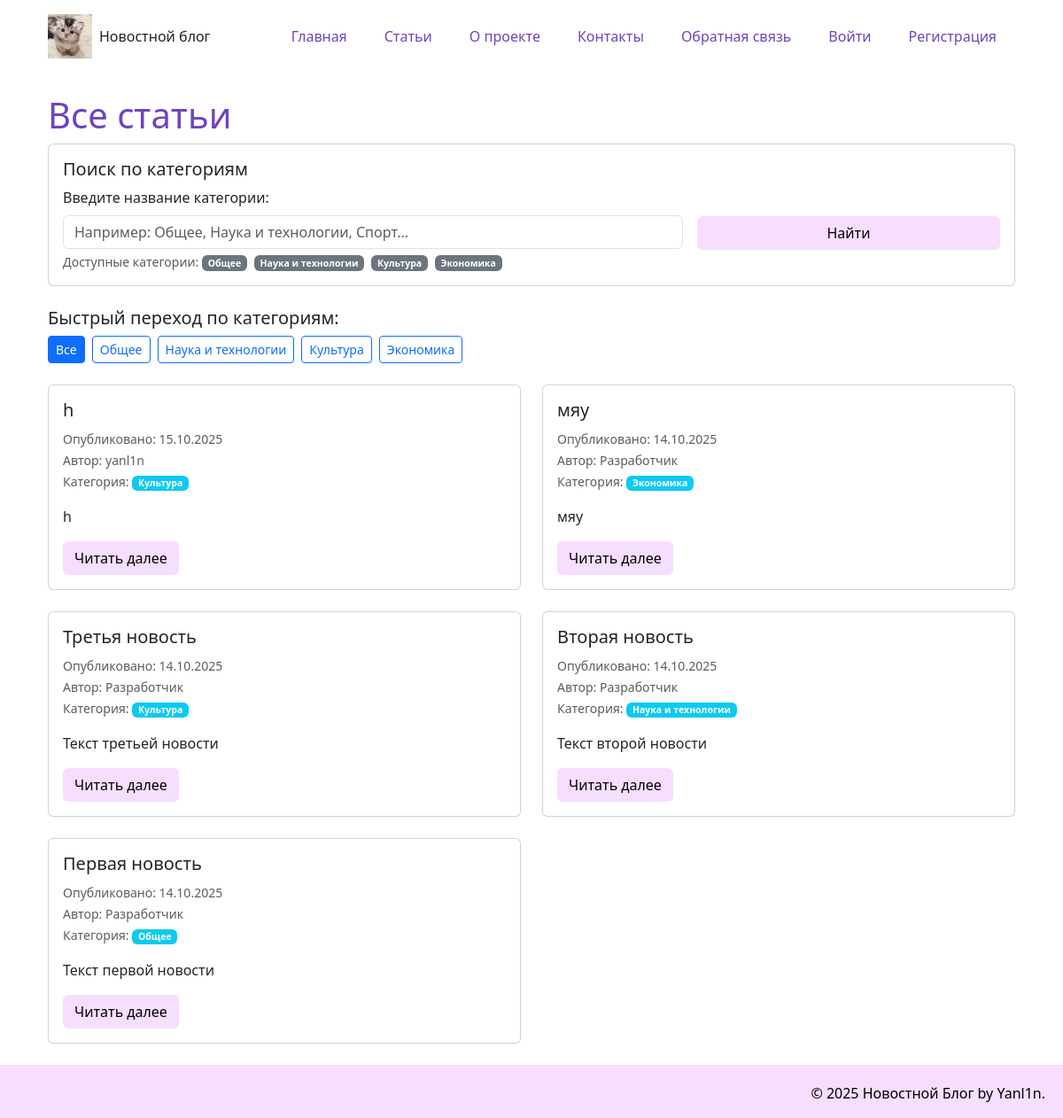
Page /articles on the earlier database version.
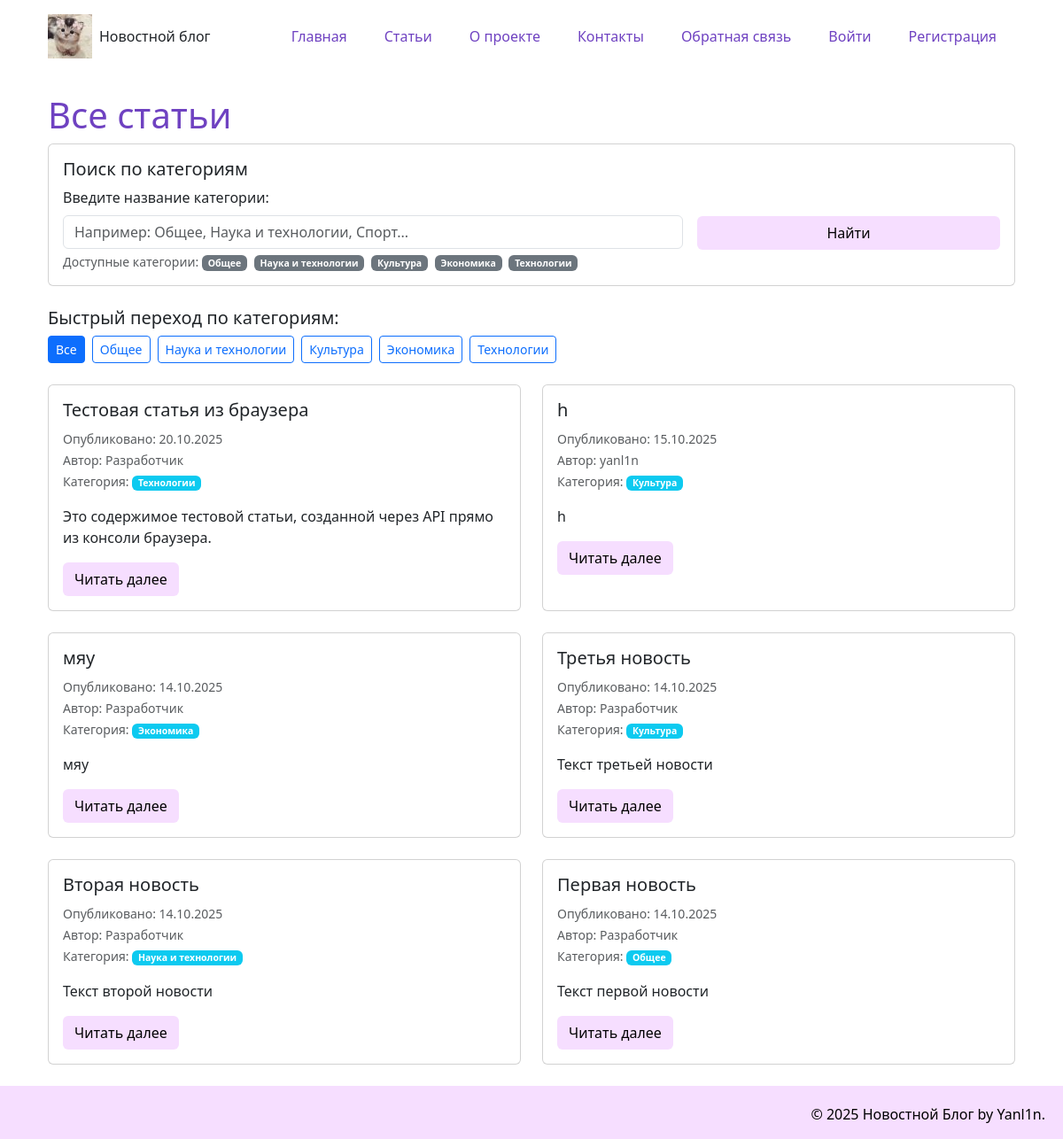
Same page on the later database version.
### models.py (models this page shows, shortened)
class Article(data_base.Model):
    __tablename__= "article"
    id = data_base.Column(data_base.Integer, primary_key = True)
    title = data_base.Column(data_base.String(200), nullable=False)
    text = data_base.Column(data_base.Text, nullable=False)
    date = data_base.Column(data_base.DateTime, default=datetime.utcnow)
    user_id = data_base.Column(data_base.Integer, data_base.ForeignKey('user.id'), nullable=False)
    category = data_base.Column(data_base.String(50), default='Общая')
    comment = data_base.relation('Comment', backref='article', lazy='dynamic')

class User(UserMixin, data_base.Model):
    __tablename__= "user"
    id = data_base.Column(data_base.Integer, primary_key = True)
    name = data_base.Column(data_base.String(100), nullable=False)
    email = data_base.Column(data_base.String(100), nullable=False)
    hashed_password = data_base.Column(data_base.String(200), nullable=False)
    date = data_base.Column(data_base.DateTime, default=datetime.utcnow)
    articles = data_base.relationship('Article', backref='author', lazy=True)

### app.py (the view)
@app.route("/articles")
@app.route("/articles/<category>")
def articles_list(category=None):
    if category is None:
        category = request.args.get('category', '').strip()
    if category:
        category = unquote(category)
    categories = data_base.session.query(Article.category).distinct().all()
    categories = [cat[0] for cat in categories if cat[0]]
    if category and category not in categories:
        flash(f'Категория "{category}" не найдена', 'error')
        articles = []
    elif category:
        articles = Article.query.filter_by(category=category).order_by(Article.date.desc()).all()
    else:
        articles = Article.query.order_by(Article.date.desc()).all()
    return render_template('articles_list.html',
                         articles=articles,
                         current_category=category,
                         categories=categories)

### templates/articles_list.html (shortened to what this page needs)
{% extends 'base.html' %}
{% block content %}
<div class="row">
    <div class="col-12">
        <h1>
            {% if current_category %}
                Статьи в категории: "{{ current_category }}"
            {% else %}
                Все статьи
            {% endif %}
        </h1>
        <div class="card mb-4">
            <div class="card-body">
                <h5 class="card-title">Поиск по категориям</h5>
                <form method="GET" action="{{ url_for('articles_list') }}" class="row g-3">
                    <div class="col-md-8">
                        <label for="category" class="form-label">Введите название категории:</label>
                        <input type="text"
                               class="form-control"
                               id="category"
                               name="category"
                               value="{{ current_category }}"
                               placeholder="Например: Общее, Наука и технологии, Спорт...">
                        <div class="form-text">Доступные категории:
                            {% for cat in categories %}
                            <span class="badge bg-secondary me-1">{{ cat }}</span>
                            {% endfor %}
                        </div>
                    </div>
                    <div class="col-md-4 d-flex align-items-end">
                        <div class="btn-group w-100 mb-4">
                            <button type="submit" class="btn btn-custom">Найти</button>
                        </div>
                    </div>
                </form>
            </div>
        </div>
        <div class="categories-nav mb-4">
            <h5>Быстрый переход по категориям:</h5>
            <div class="d-flex flex-wrap gap-2">
                <a href="{{ url_for('articles_list') }}"
                   class="btn {% if not current_category%} btn-primary{% else %}btn-outline-primary{% endif %} btn-sm">
                    Все
                </a>
                {% for cat in categories %}
                    <a href="{{ url_for('articles_list', category=cat) }}"
                       class="btn {% if current_category == cat %}btn-primary{% else %}btn-outline-primary{% endif %} btn-sm">
                        {{ cat }}
                    </a>
                {% endfor %}
            </div>
        </div>
        {% if articles %}
        <div class="row">
            {% for article in articles %}
            <div class="col-md-6 mb-4">
                <div class="card h-100">
                    <div class="card-body">
                        <h5 class="card-title">
                            {{ article.title }}
                        </h5>
                        <p class="card-text">
                            <small class="text-muted">
                                Опубликовано: {{ article.date.strftime('%d.%m.%Y') }}<br>
                                Автор: {{ article.author.name }}<br>
                                Категория:
                                <span class="badge bg-info">{{ article.category }}</span>
                            </small>
                        </p>
                        <p class="card-text">{{ article.text[:150] }}{% if article.text|length > 150 %}...{% endif %}</p>
                        <a href="{{ url_for('news_article', id=article.id) }}" class="btn btn-custom">Читать далее</a>
                    </div>
                </div>
            </div>
            {% endfor %}
        </div>
        {% endif %}
    </div>
</div>
{% endblock %}

### templates/base.html (shortened to what this page needs)
<!DOCTYPE html>
<html lang="ru">
<head>
    <link href="https://cdn.jsdelivr.net/npm/bootstrap@5.3.8/dist/css/bootstrap.min.css" rel="stylesheet">
    <link rel="stylesheet" href="{{ url_for('static', filename='css/main.css')}}">
</head>
<body>
    <div class="container">
        <div class="container">
            <header class="d-flex justify-content-between align-items-center py-3">
                <a href="/" class="d-flex align-items-center text-dark text-decoration-none">
                    <img src="{{ url_for('static', filename='img/cat.jpg')}}" alt="Логотип" width="50" height="50" class="me-2">
                Новостной блог
            </a>
            <ul class="nav nav-pills">
                <li class="nav-item"><a href="{{ url_for('index')}}" class="nav-link" aria-current="page">Главная</a></li>
                <li class="nav-item"><a href="{{ url_for('articles_list')}}" class="nav-link">Статьи</a></li>
                <li class="nav-item"><a href="{{ url_for('about')}}" class="nav-link">О проекте</a></li>
                <li class="nav-item"><a href="{{ url_for('contact')}}" class="nav-link">Контакты</a></li>
                <li class="nav-item"><a href="{{ url_for('feedback')}}" class="nav-link">Обратная связь</a></li>
                {% if current_user.is_authenticated %}
                    <li class="nav-item"><a href="{{ url_for('create_article')}}" class="nav-link">Создать статью</a></li>
                    <li class="nav-item"><a href="{{ url_for('logout')}}" class="nav-link">Выйти ({{ current_user.name }})</a></li>
                {% else %}
                    <li class="nav-item"><a href="{{ url_for('login_page')}}" class="nav-link">Войти</a></li>
                    <li class="nav-item"><a href="{{ url_for('register')}}" class="nav-link">Регистрация</a></li>
                {% endif %}
            </ul>
            </header>
        </div>
        <div class="container mt-4">
            {% block content %}{% endblock %}
        </div>
    </div>
    <footer>
        <p>&copy; 2025 Новостной Блог by Yanl1n.</p>
    </footer>
</body>
</html>

### static/css/main.css (style rules this page uses)
body { display: flex; flex-direction: column; min-height: 100vh; }
.container { flex: 1; }
h1 { color:#6f42c1; }
footer { margin-top: auto; padding: 20px; background: #F6DEFF; text-align: right; color: black; height: 60px; }
.btn-custom { background-color: #F6DEFF; color: rgb(0, 0, 0); }
.nav-pills .nav-link { color:#6f42c1; margin: 0 5px; }

Differences in the rows shown:
added Article: title "Тестовая статья из браузера", date "20.10.2025", author.name "Разработчик", category "Технологии", text "Это содержимое тестовой статьи, созданной через API прямо из консоли браузера."
Other differences:
new list line: "Технологии"
